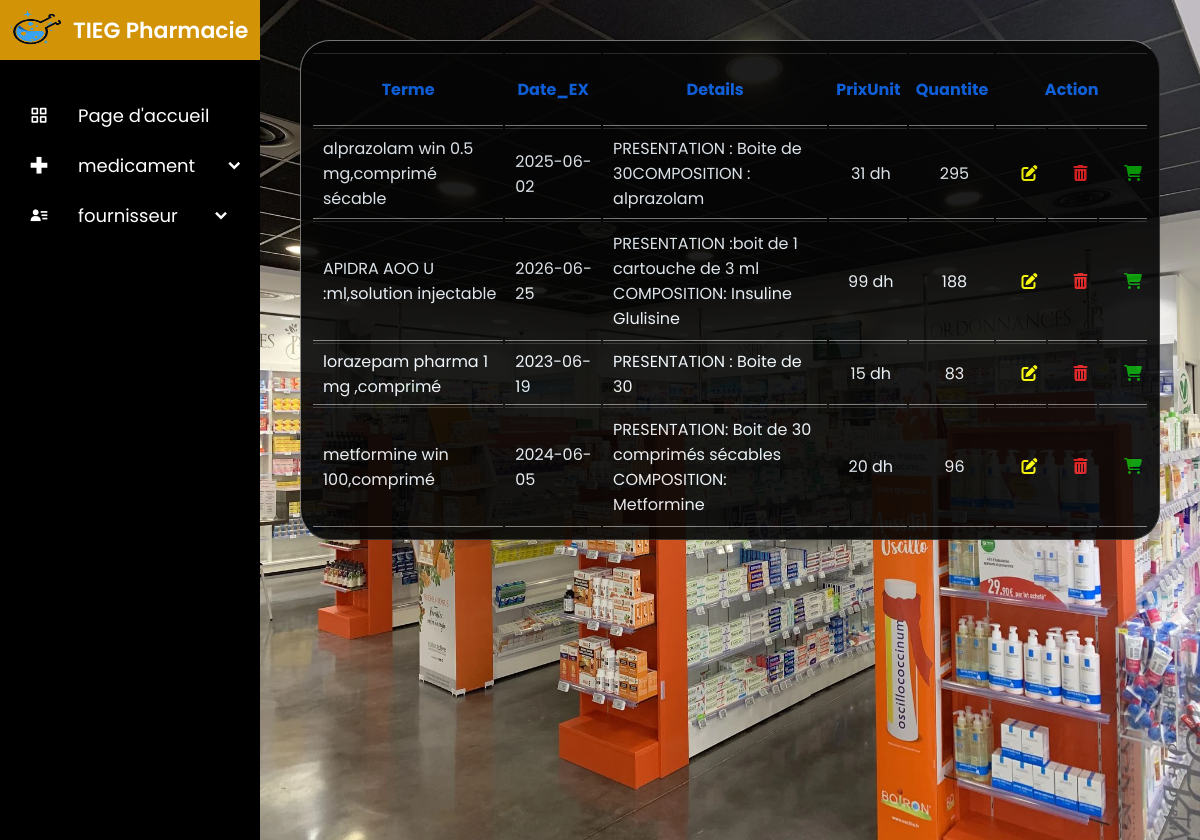
The page / on the database its author committed.
### tables this page shows
CREATE TABLE IF NOT EXISTS `medicament` (
  `id_medica` int NOT NULL AUTO_INCREMENT,
  `Terme` varchar(155) NOT NULL,
  `date_EX` date NOT NULL,
  `details` text NOT NULL,
  `prixUnit` int NOT NULL,
  `Quantite` int NOT NULL,
  `id_type` int NOT NULL,
  `id_famile` int NOT NULL,
  PRIMARY KEY (`id_medica`),
  KEY `type_medica` (`id_type`),
  KEY `id_famile` (`id_famile`)
);

### Controllers/medicamentController.php (called while the page is built, shortened)
<?php
class medicamentController{
    public function findAll(){
        require_once('./model/medicamentModel.php');
        $mod=new medicamentModel();
        $data=$mod->findAll();
        require_once('./view/nav.php');
        require_once('./view/medicamentView.php');
        return $data;
    }
}
?>

### model/medicamentModel.php (called while the page is built, shortened)
<?php
class medicamentModel{
    public function findAll(){
        include('connexion.php');
        $req="SELECT * FROM medicament ORDER BY Terme ";
        $req=$cnx->prepare($req);
        $req->execute();
        $data=$req->fetchAll();
        return $data;
    }
    public function vente( $cherche){
        include('connexion.php');
        $req="INSERT INTO vente (id_medica)VALUES(?) ";
        $req=$cnx->prepare($req);
        $datas=$req->execute([$cherche]);
        if($datas){
            $req="SELECT * FROM medicament WHERE id_medica=? ";
            $req=$cnx->prepare($req);
            $data=$req->execute([$cherche]);
            if($data){
                while($result=$req->fetch()){
                    $Quantite=$result['Quantite'];
                    $req="UPDATE medicament  SET Quantite=Quantite-1 WHERE id_medica=$cherche";
                    $req=$cnx->prepare($req);
                    $datas=$req->execute([]);
                    header("location:http://localhost/PHARMACYTIEG/mvcc");
                }
                $sql="UPDATE vente SET Quantite_vendue=Quantite_vendue+1 WHERE id_medica=$cherche ";
                $req=$cnx->prepare($sql);
                $data=$req->execute([$cherche]);
                var_dump($data);
}}}}
?>

### view/medicamentView.php (the view, shortened to what this page needs)
<!DOCTYPE html>
<html lang="en">
<head>
    <link rel="stylesheet" href="http://localhost/PHARMACYTIEG/mvcc/view/style/styleTable.css">
    <link rel="stylesheet" href="https://cdnjs.cloudflare.com/ajax/libs/font-awesome/6.1.1/css/all.min.css">
</head>
<body>
    <section>
    <table border="1" >
        <tr>
            <th class="terme">Terme</th>
            <th class="date">Date_EX</th>
            <th  class="details">Details</th>
            <th class='prix'>PrixUnit</th>
            <th class='prix'>Quantite</th>
            <th colspan="3" class="action">Action</th>
        </tr>
        <?php
        require_once('./Controllers/medicamentController.php');
        foreach ($data as $result){ ?>
            <tr>
                <td class='terme'><?php echo $result['Terme'];?></td>
                <td class="date"><?php echo$result['date_EX'];?></td>
                <td class="details"><?php echo $result['details'];?></td>
                <td class="prixtd"><?php echo $result['prixUnit'];?> dh</td>
                <td class="Quantite"><?php echo $result['Quantite'];?></td>
                <td class="edit"><a href="medicament/edit/<?php echo $result['id_medica'];?>"  > <i class="fa-solid fa-pen-to-square"></i> </a></td>
                <td class="supprimer"><a href="medicament/supprimer/<?php echo $result['id_medica'];?>" ><i class="fa-solid fa-trash-can"></i></td>
                <td class="vente"><a href="medicament/vente/<?php echo $result['id_medica'];?>" ><i class="fa-solid fa-cart-shopping"></i></td></tr>
            <?php } ?>
    </table>
    </section>
</body>
</html>

### index.php (shortened to what this page needs)
<?php
$controller_name="medicament";
$action="findAll";
$code="";
$params=[];
$controller_name=strtolower($controller_name)."Controller";
if(file_exists("Controllers/".$controller_name.".php")){
    $controller=new $controller_name();
    if($code!="")
    $controller->$action($params[2]);
    else
    $controller->$action();
} else{
    echo "<p> Erreur 404. <br> la page ".$controller_name." n'existe pas </p>";
}
?>

### view/nav.php (shortened to what this page needs)
<!DOCTYPE html>
<html lang="en" dir="ltr">
  <head>
    <link rel="stylesheet" href="http://localhost/PHARMACYTIEG/mvcc/view/style.css">
    <link href='https://unpkg.com/boxicons@2.0.7/css/boxicons.min.css' rel='stylesheet'>
    <link rel="stylesheet" href="https://cdnjs.cloudflare.com/ajax/libs/font-awesome/6.1.1/css/all.min.css">
    <link href='https://unpkg.com/boxicons@2.0.7/css/boxicons.min.css' rel='stylesheet'>
    <link rel="stylesheet" href="https://cdnjs.cloudflare.com/ajax/libs/font-awesome/6.1.1/css/all.min.css">
   </head>
<body>
  <div class="sidebar ">
    <div class="logo-details">
      <img  class=" tieg" src="http://localhost/PHARMACYTIEG/mvcc/image/tieg.png" alt="">
      <span class="logo_name">TIEG Pharmacie</span>
    </div>
    <ul class="nav-links">
      <li>
        <a href="http://localhost/PHARMACYTIEG/mvcc/">
          <i class='bx bx-grid-alt' ></i>
          <span class="link_name">Page d'accueil</span>
        </a>
      </li>
      <li>
        <div class="icon-link">
          <a href="#">
          <i class='bx bx-plus-medical'></i>
            <span class="link_name">medicament</span>
          </a>
          <i class='bx bxs-chevron-down arrow' ></i>
        </div>
      </li>
      <li>
        <div class="icon-link">
          <a href="#">
          <i class='bx bxs-user-detail'></i>
            <span class="link_name">fournisseur</span>
          </a>
          <i class='bx bxs-chevron-down arrow' ></i>
        </div>
      </li>
    </ul>
  </div>
</body>
</html>

### view/style.css (style rules this page uses)
* { margin: 0; padding: 0; font-family: 'Poppins', sans-serif; }
.sidebar { position: fixed; top: 0; left: 0; height: 100%; width: 260px; background: #000000; }
.sidebar .logo-details { height: 60px; width: 100%; display: flex; align-items: center; background-color: rgb(211, 147, 7); }
.sidebar .logo-details .logo_name { font-size: 22px; color: #fff; font-weight: 600; white-space: nowrap; position: relative; right : 5px }
.sidebar .nav-links { height: 100%; padding: 30px 0 150px 0; overflow: auto; }
.sidebar .nav-links li { position: relative; list-style: none; }
.sidebar .nav-links li .icon-link { display: flex; align-items: center; justify-content: space-between; }
.sidebar .nav-links li i,.tieg { height: 50px; min-width: 78px; text-align: center; line-height: 50px; color: #fff; font-size: 20px; }
.sidebar .nav-links li a { display: flex; align-items: center; text-decoration: none; }
.sidebar .nav-links li a .link_name { font-size: 18px; font-weight: 400; color: #fff; white-space: nowrap; }

### view/style/styleTable.css (style rules this page uses)
* { font-family: 'Poppins', sans-serif; }
section { background-image: url('http://localhost/PHARMACYTIEG/mvcc/image/6.webp'); background-size: 100% 100%; height: 800px; display: flex; justify-content: center; padding-top: 40px; margin-left: 230px; }
table { background-color: rgb(5, 5, 5); opacity: 0.9; width: 90%; height: 500px; margin-left: 70px; margin-right: 40px; color: aliceblue; border-radius: 30px; padding: 10px; }
th { text-align: center ; height: 60px; border-left: 0px; border-right: 0px; color: rgb(14, 102, 234); }
td { border-left: 0px; border-right: 0px; border-radius: 0px; padding-left: 10px; padding-right: 5px; height: 40px; }
.prix { width: 130px; }
.date { width: 170px; }
.Quantite,.prixtd { text-align: center; }
.details { width: 500px; }
.terme { width: 400px; }
.fa-solid { padding-left: 15px; }
.edit,.supprimer { width: 50px; }
.fa-trash-can { color : rgb(227, 33, 33); }
.fa-pen-to-square { color: yellow; }
.fa-cart-shopping { color:rgb(4, 162, 4); }

### rows shown on the page
medicament: Terme "alprazolam win 0.5 mg,comprimé sécable", date_EX "2025-06-02", details "PRESENTATION : Boite de 30COMPOSITION : alprazolam", prixUnit "31", Quantite "295"
medicament: Terme "APIDRA AOO U :ml,solution injectable", date_EX "2026-06-25", details "PRESENTATION :boit de 1 cartouche de 3 ml COMPOSITION: Insuline Glulisine", prixUnit "99", Quantite "188"
medicament: Terme "lorazepam pharma 1 mg ,comprimé", date_EX "2023-06-19", details "PRESENTATION : Boite de 30", prixUnit "15", Quantite "83"
medicament: Terme "metformine win 100,comprimé", date_EX "2024-06-05", details "PRESENTATION: Boit de 30 comprimés sécables COMPOSITION: Metformine", prixUnit "20", Quantite "96"
